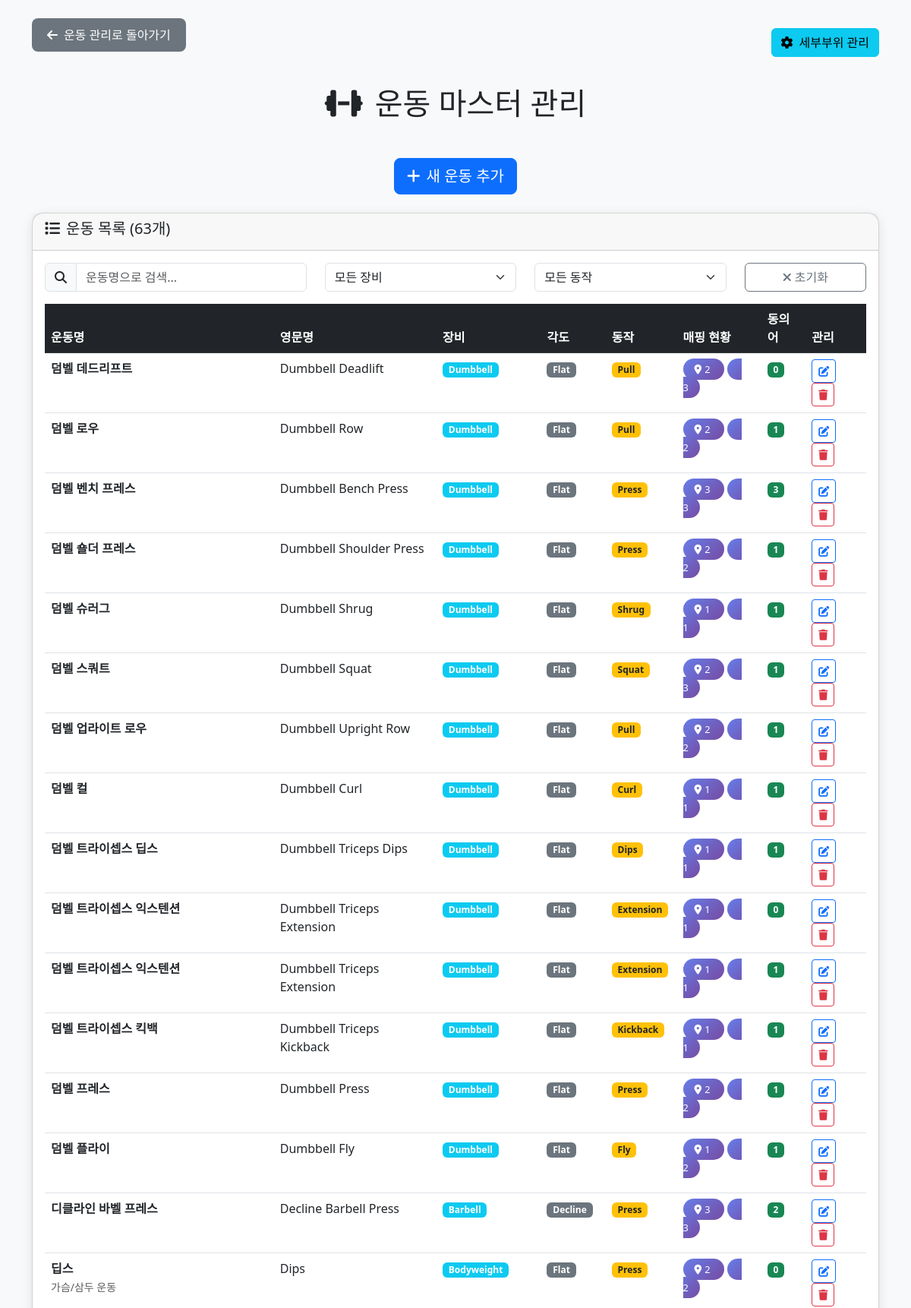
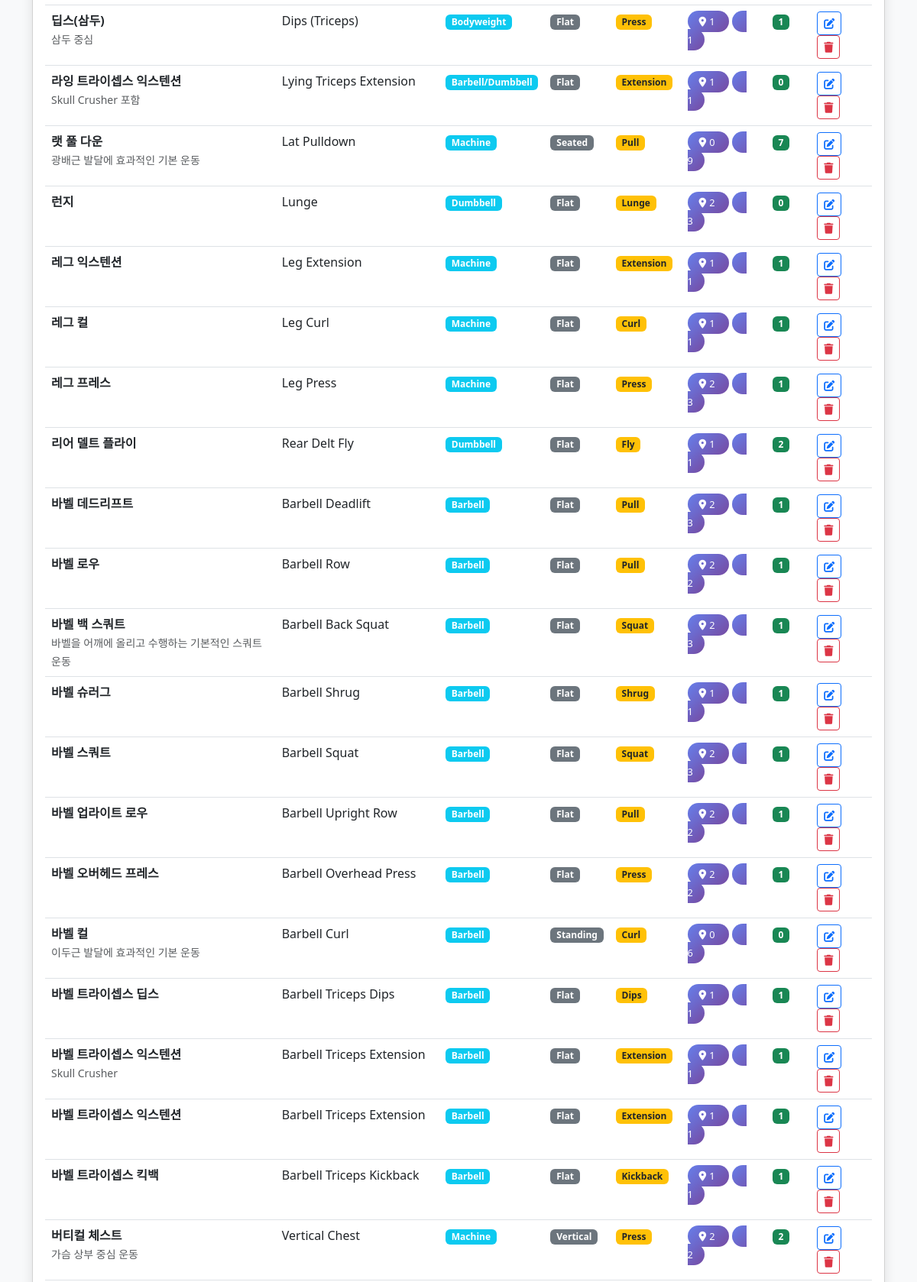
The app's page /admin/exercise_master.php (signed in, upper part) with its own data (2 pictures, top to bottom).
### tables this page shows
CREATE TABLE IF NOT EXISTS `m_exercise` (
  `ex_id` int(11) NOT NULL AUTO_INCREMENT,
  `name_kr` varchar(120) NOT NULL,
  `name_en` varchar(160) DEFAULT NULL,
  `equipment` varchar(60) DEFAULT NULL COMMENT 'Barbell/Dumbbell/Machine/Bodyweight',
  `equipment_kr` varchar(50) DEFAULT NULL COMMENT '장비명 (한글)',
  `angle` varchar(40) DEFAULT NULL COMMENT 'Flat/Incline/Decline 등',
  `angle_kr` varchar(50) DEFAULT NULL COMMENT '각도명 (한글)',
  `movement` varchar(40) DEFAULT NULL COMMENT 'Press/Pull/Extension/Curl 등',
  `movement_kr` varchar(50) DEFAULT NULL COMMENT '동작명 (한글)',
  `note` varchar(255) DEFAULT NULL,
  PRIMARY KEY (`ex_id`)
);

### admin/exercise_master.php (the view, shortened to what this page needs)
<?php
$pdo = getDB();
try {
    $stmt = $pdo->query("
        SELECT e.*,
               COUNT(DISTINCT ez.zone_code) as zone_count,
               COUNT(DISTINCT em.muscle_code) as muscle_count,
               COUNT(DISTINCT ea.alias) as alias_count
        FROM m_exercise e
        LEFT JOIN m_exercise_zone_target ez ON e.ex_id = ez.ex_id
        LEFT JOIN m_exercise_muscle_target em ON e.ex_id = em.ex_id
        LEFT JOIN m_exercise_alias ea ON e.ex_id = ea.ex_id
        GROUP BY e.ex_id
        ORDER BY e.name_kr
    ");
    $exercises = $stmt->fetchAll();
} catch (Exception $e) {
    $error = "운동 목록을 가져오는 중 오류가 발생했습니다: " . $e->getMessage();
}
?>
<!DOCTYPE html>
<html lang="ko">
<head>
    <link href="https://cdn.jsdelivr.net/npm/bootstrap@5.3.0/dist/css/bootstrap.min.css" rel="stylesheet">
    <link rel="stylesheet" href="https://cdnjs.cloudflare.com/ajax/libs/font-awesome/6.4.0/css/all.min.css">
</head>
<body class="bg-light">
    <div class="container mt-4">
                 <div class="d-flex justify-content-between align-items-center mb-4">
             <a href="exercise_management.php" class="back-btn">
                 <i class="fas fa-arrow-left me-2"></i>운동 관리로 돌아가기
             </a>
             <a href="body_part_master.php" class="btn btn-info">
                 <i class="fas fa-cog me-2"></i>세부부위 관리
             </a>
         </div>
        <h1 class="text-center mb-5">
            <i class="fas fa-dumbbell me-3"></i>운동 마스터 관리
        </h1>
         <div class="text-center mb-4">
             <button type="button" class="btn btn-primary btn-lg" data-bs-toggle="collapse" data-bs-target="#addExerciseForm" aria-expanded="false" aria-controls="addExerciseForm">
                 <i class="fas fa-plus me-2"></i>새 운동 추가
             </button>
         </div>
         <div class="card exercise-card">
             <div class="card-header">
                 <h5><i class="fas fa-list me-2"></i>운동 목록 (<?= count($exercises) ?>개)</h5>
             </div>
             <div class="card-body">
                 <div class="row mb-3">
                     <div class="col-md-4">
                         <div class="input-group">
                             <span class="input-group-text"><i class="fas fa-search"></i></span>
                             <input type="text" class="form-control" id="searchInput" placeholder="운동명으로 검색...">
                         </div>
                     </div>
                     <div class="col-md-3">
                         <select class="form-select" id="equipmentFilter">
                             <option value="">모든 장비</option>
                         </select>
                     </div>
                     <div class="col-md-3">
                         <select class="form-select" id="movementFilter">
                             <option value="">모든 동작</option>
                         </select>
                     </div>
                     <div class="col-md-2">
                         <button type="button" class="btn btn-outline-secondary w-100" id="clearFilters">
                             <i class="fas fa-times me-1"></i>초기화
                         </button>
                     </div>
                 </div>
                 <div class="table-responsive">
                     <table class="table table-hover" id="exerciseTable">
                         <thead class="table-dark">
                             <tr>
                                 <th>운동명</th>
                                 <th>영문명</th>
                                 <th>장비</th>
                                 <th>각도</th>
                                 <th>동작</th>
                                 <th>매핑 현황</th>
                                 <th>동의어</th>
                                 <th>관리</th>
                             </tr>
                         </thead>
                         <tbody>
                             <?php foreach ($exercises as $exercise): ?>
                             <tr class="exercise-row"
                                 data-name-kr="<?= htmlspecialchars($exercise['name_kr']) ?>"
                                 data-name-en="<?= htmlspecialchars($exercise['name_en'] ?: '') ?>"
                                 data-equipment="<?= htmlspecialchars($exercise['equipment'] ?: '') ?>"
                                 data-movement="<?= htmlspecialchars($exercise['movement'] ?: '') ?>">
                                 <td>
                                     <strong><?= htmlspecialchars($exercise['name_kr']) ?></strong>
                                     <?php if ($exercise['note']): ?>
                                         <br><small class="text-muted"><?= htmlspecialchars($exercise['note']) ?></small>
                                     <?php endif; ?>
                                 </td>
                                 <td><?= htmlspecialchars($exercise['name_en'] ?: '-') ?></td>
                                 <td>
                                     <?php if ($exercise['equipment']): ?>
                                         <span class="badge bg-info"><?= htmlspecialchars($exercise['equipment']) ?></span>
                                     <?php else: ?>
                                         <span class="text-muted">-</span>
                                     <?php endif; ?>
                                 </td>
                                 <td>
                                     <?php if ($exercise['angle']): ?>
                                         <span class="badge bg-secondary"><?= htmlspecialchars($exercise['angle']) ?></span>
                                     <?php else: ?>
                                         <span class="text-muted">-</span>
                                     <?php endif; ?>
                                 </td>
                                 <td>
                                     <?php if ($exercise['movement']): ?>
                                         <span class="badge bg-warning text-dark"><?= htmlspecialchars($exercise['movement']) ?></span>
                                     <?php else: ?>
                                         <span class="text-muted">-</span>
                                     <?php endif; ?>
                                 </td>
                                 <td>
                                     <span class="stats-badge me-1">
                                         <i class="fas fa-map-marker-alt me-1"></i><?= $exercise['zone_count'] ?>
                                     </span>
                                     <span class="stats-badge">
                                         <i class="fas fa-muscle me-1"></i><?= $exercise['muscle_count'] ?>
                                     </span>
                                 </td>
                                 <td>
                                     <span class="badge bg-success"><?= $exercise['alias_count'] ?></span>
                                 </td>
                                 <td>
                                     <button class="btn btn-sm btn-outline-primary" onclick="editExercise(<?= $exercise['ex_id'] ?>)">
                                         <i class="fas fa-edit"></i>
                                     </button>
                                     <button class="btn btn-sm btn-outline-danger" onclick="deleteExercise(<?= $exercise['ex_id'] ?>, '<?= htmlspecialchars($exercise['name_kr']) ?>')">
                                         <i class="fas fa-trash"></i>
                                     </button>
                                 </td>
                             </tr>
                             <?php endforeach; ?>
                         </tbody>
                     </table>
                 </div>
             </div>
         </div>
    </div>
</body>
</html>

### admin/exercise_master.php (style rules this page uses)
.back-btn { background: #6c757d; border: none; padding: 10px 20px; border-radius: 8px; color: white; text-decoration: none; display: inline-block; margin-bottom: 20px; }
.exercise-card { border-radius: 15px; box-shadow: 0 4px 15px rgba(0,0,0,0.1); margin-bottom: 20px; }
.stats-badge { background: linear-gradient(135deg, #667eea 0%, #764ba2 100%); color: white; border-radius: 20px; padding: 5px 15px; font-size: 0.8rem; }

### records on screen
m_exercise: name_kr "덤벨 데드리프트", name_en "Dumbbell Deadlift", equipment "Dumbbell", angle "Flat", movement "Pull", zone_count "2", muscle_count "3", alias_count "0"
m_exercise: name_kr "덤벨 로우", name_en "Dumbbell Row", equipment "Dumbbell", angle "Flat", movement "Pull", zone_count "2", muscle_count "2", alias_count "1"
m_exercise: name_kr "덤벨 벤치 프레스", name_en "Dumbbell Bench Press", equipment "Dumbbell", angle "Flat", movement "Press", zone_count "3", muscle_count "3", alias_count "3"
m_exercise: name_kr "덤벨 숄더 프레스", name_en "Dumbbell Shoulder Press", equipment "Dumbbell", angle "Flat", movement "Press", zone_count "2", muscle_count "2", alias_count "1"
m_exercise: name_kr "덤벨 슈러그", name_en "Dumbbell Shrug", equipment "Dumbbell", angle "Flat", movement "Shrug", zone_count "1", muscle_count "1", alias_count "1"
m_exercise: name_kr "덤벨 스쿼트", name_en "Dumbbell Squat", equipment "Dumbbell", angle "Flat", movement "Squat", zone_count "2", muscle_count "3", alias_count "1"
m_exercise: name_kr "덤벨 업라이트 로우", name_en "Dumbbell Upright Row", equipment "Dumbbell", angle "Flat", movement "Pull", zone_count "2", muscle_count "2", alias_count "1"
m_exercise: name_kr "덤벨 컬", name_en "Dumbbell Curl", equipment "Dumbbell", angle "Flat", movement "Curl", zone_count "1", muscle_count "1", alias_count "1"
m_exercise: name_kr "덤벨 트라이셉스 딥스", name_en "Dumbbell Triceps Dips", equipment "Dumbbell", angle "Flat", movement "Dips", zone_count "1", muscle_count "1", alias_count "1"
m_exercise: name_kr "덤벨 트라이셉스 익스텐션", name_en "Dumbbell Triceps Extension", equipment "Dumbbell", angle "Flat", movement "Extension", zone_count "1", muscle_count "1", alias_count "0"
m_exercise: name_kr "덤벨 트라이셉스 익스텐션", name_en "Dumbbell Triceps Extension", equipment "Dumbbell", angle "Flat", movement "Extension", zone_count "1", muscle_count "1", alias_count "1"
m_exercise: name_kr "덤벨 트라이셉스 킥백", name_en "Dumbbell Triceps Kickback", equipment "Dumbbell", angle "Flat", movement "Kickback", zone_count "1", muscle_count "1", alias_count "1"
m_exercise: name_kr "덤벨 프레스", name_en "Dumbbell Press", equipment "Dumbbell", angle "Flat", movement "Press", zone_count "2", muscle_count "2", alias_count "1"
m_exercise: name_kr "덤벨 플라이", name_en "Dumbbell Fly", equipment "Dumbbell", angle "Flat", movement "Fly", zone_count "1", muscle_count "2", alias_count "1"
m_exercise: name_kr "디클라인 바벨 프레스", name_en "Decline Barbell Press", equipment "Barbell", angle "Decline", movement "Press", zone_count "3", muscle_count "3", alias_count "2"
m_exercise: name_kr "딥스", note "가슴/삼두 운동", name_en "Dips", equipment "Bodyweight", angle "Flat", movement "Press", zone_count "2", muscle_count "2", alias_count "0"
m_exercise: name_kr "딥스(삼두)", note "삼두 중심", name_en "Dips (Triceps)", equipment "Bodyweight", angle "Flat", movement "Press", zone_count "1", muscle_count "1", alias_count "1"
m_exercise: name_kr "라잉 트라이셉스 익스텐션", note "Skull Crusher 포함", name_en "Lying Triceps Extension", equipment "Barbell/Dumbbell", angle "Flat", movement "Extension", zone_count "1", muscle_count "1", alias_count "0"
m_exercise: name_kr "랫 풀 다운", note "광배근 발달에 효과적인 기본 운동", name_en "Lat Pulldown", equipment "Machine", angle "Seated", movement "Pull", zone_count "0", muscle_count "9", alias_count "7"
m_exercise: name_kr "런지", name_en "Lunge", equipment "Dumbbell", angle "Flat", movement "Lunge", zone_count "2", muscle_count "3", alias_count "0"
m_exercise: name_kr "레그 익스텐션", name_en "Leg Extension", equipment "Machine", angle "Flat", movement "Extension", zone_count "1", muscle_count "1", alias_count "1"
m_exercise: name_kr "레그 컬", name_en "Leg Curl", equipment "Machine", angle "Flat", movement "Curl", zone_count "1", muscle_count "1", alias_count "1"
m_exercise: name_kr "레그 프레스", name_en "Leg Press", equipment "Machine", angle "Flat", movement "Press", zone_count "2", muscle_count "3", alias_count "1"
m_exercise: name_kr "리어 델트 플라이", name_en "Rear Delt Fly", equipment "Dumbbell", angle "Flat", movement "Fly", zone_count "1", muscle_count "1", alias_count "2"
m_exercise: name_kr "바벨 데드리프트", name_en "Barbell Deadlift", equipment "Barbell", angle "Flat", movement "Pull", zone_count "2", muscle_count "3", alias_count "1"
m_exercise: name_kr "바벨 로우", name_en "Barbell Row", equipment "Barbell", angle "Flat", movement "Pull", zone_count "2", muscle_count "2", alias_count "1"
m_exercise: name_kr "바벨 백 스쿼트", note "바벨을 어깨에 올리고 수행하는 기본적인 스쿼트 운동", name_en "Barbell Back Squat", equipment "Barbell", angle "Flat", movement "Squat", zone_count "2", muscle_count "3", alias_count "1"
m_exercise: name_kr "바벨 슈러그", name_en "Barbell Shrug", equipment "Barbell", angle "Flat", movement "Shrug", zone_count "1", muscle_count "1", alias_count "1"
m_exercise: name_kr "바벨 스쿼트", name_en "Barbell Squat", equipment "Barbell", angle "Flat", movement "Squat", zone_count "2", muscle_count "3", alias_count "1"
m_exercise: name_kr "바벨 업라이트 로우", name_en "Barbell Upright Row", equipment "Barbell", angle "Flat", movement "Pull", zone_count "2", muscle_count "2", alias_count "1"
m_exercise: name_kr "바벨 오버헤드 프레스", name_en "Barbell Overhead Press", equipment "Barbell", angle "Flat", movement "Press", zone_count "2", muscle_count "2", alias_count "1"
m_exercise: name_kr "바벨 컬", note "이두근 발달에 효과적인 기본 운동", name_en "Barbell Curl", equipment "Barbell", angle "Standing", movement "Curl", zone_count "0", muscle_count "6", alias_count "0"
m_exercise: name_kr "바벨 트라이셉스 딥스", name_en "Barbell Triceps Dips", equipment "Barbell", angle "Flat", movement "Dips", zone_count "1", muscle_count "1", alias_count "1"
m_exercise: name_kr "바벨 트라이셉스 익스텐션", note "Skull Crusher", name_en "Barbell Triceps Extension", equipment "Barbell", angle "Flat", movement "Extension", zone_count "1", muscle_count "1", alias_count "1"
m_exercise: name_kr "바벨 트라이셉스 익스텐션", name_en "Barbell Triceps Extension", equipment "Barbell", angle "Flat", movement "Extension", zone_count "1", muscle_count "1", alias_count "1"
m_exercise: name_kr "바벨 트라이셉스 킥백", name_en "Barbell Triceps Kickback", equipment "Barbell", angle "Flat", movement "Kickback", zone_count "1", muscle_count "1", alias_count "1"
m_exercise: name_kr "버티컬 체스트", note "가슴 상부 중심 운동", name_en "Vertical Chest", equipment "Machine", angle "Vertical", movement "Press", zone_count "2", muscle_count "2", alias_count "2"

### other values on screen
count($exercises) "63"
